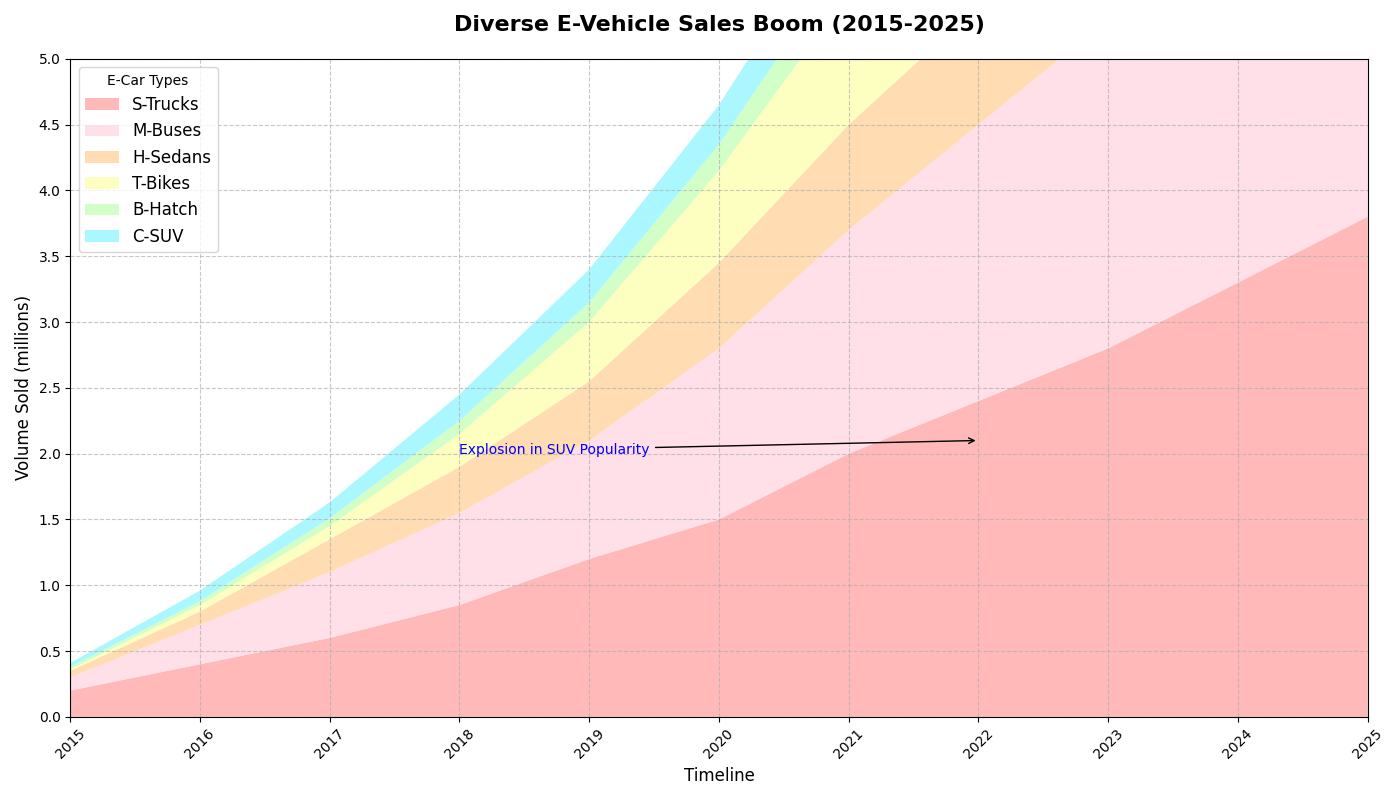

Write Python code to recreate this figure.
import matplotlib.pyplot as plt
import numpy as np

years = np.arange(2015, 2026)
sedans_sales = np.array([0.2, 0.4, 0.6, 0.85, 1.2, 1.5, 2.0, 2.4, 2.8, 3.3, 3.8])
suvs_sales = np.array([0.1, 0.3, 0.5, 0.7, 0.9, 1.3, 1.7, 2.1, 2.5, 3.0, 3.5])
hatchbacks_sales = np.array([0.05, 0.1, 0.25, 0.35, 0.45, 0.65, 0.8, 0.9, 1.1, 1.3, 1.4])
trucks_sales = np.array([0.01, 0.05, 0.1, 0.25, 0.45, 0.7, 1.0, 1.4, 1.8, 2.2, 2.6])
buses_sales = np.array([0.02, 0.03, 0.06, 0.1, 0.15, 0.2, 0.3, 0.35, 0.42, 0.48, 0.55])
motorcycles_sales = np.array([0.03, 0.08, 0.12, 0.2, 0.25, 0.3, 0.38, 0.5, 0.6, 0.7, 0.75])

sales_data = np.vstack([sedans_sales, suvs_sales, hatchbacks_sales, trucks_sales, buses_sales, motorcycles_sales])

colors = ['#ffadad', '#ffdae4', '#ffd6a5', '#fdffb6', '#caffbf', '#9bf6ff']

fig, ax = plt.subplots(figsize=(14, 8))
ax.stackplot(years, sales_data, labels=['S-Trucks', 'M-Buses', 'H-Sedans', 'T-Bikes', 'B-Hatch', 'C-SUV'], colors=colors, alpha=0.85)

ax.set_title('Diverse E-Vehicle Sales Boom (2015-2025)', fontsize=16, fontweight='bold', pad=20)
ax.set_xlabel('Timeline', fontsize=12)
ax.set_ylabel('Volume Sold (millions)', fontsize=12)

ax.grid(linestyle='--', alpha=0.7)
ax.legend(loc='upper left', fontsize=12, title='E-Car Types')

ax.set_xticks(years)
ax.set_yticks(np.arange(0, 5.1, 0.5))
ax.set_xlim(2015, 2025)
ax.set_ylim(0, 5)
plt.xticks(rotation=45)

ax.annotate('Explosion in SUV Popularity', xy=(2022, suvs_sales[7]), xytext=(2018, 2), 
            arrowprops=dict(facecolor='black', arrowstyle='->'),
            fontsize=10, color='blue')

plt.tight_layout()
plt.show()
